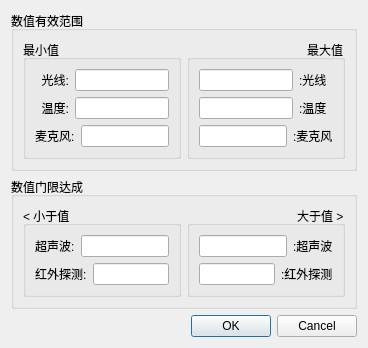
<?xml version="1.0" encoding="UTF-8"?>
<ui version="4.0">
 <class>parameter_dialog</class>
 <widget class="QDialog" name="parameter_dialog">
  <property name="geometry">
   <rect>
    <x>0</x>
    <y>0</y>
    <width>368</width>
    <height>309</height>
   </rect>
  </property>
  <property name="windowTitle">
   <string>范围参数</string>
  </property>
  <layout class="QGridLayout" name="gridLayout_4">
   <item row="0" column="0">
    <widget class="QGroupBox" name="groupBox">
     <property name="layoutDirection">
      <enum>Qt::LeftToRight</enum>
     </property>
     <property name="title">
      <string>数值有效范围</string>
     </property>
     <layout class="QGridLayout" name="gridLayout_3">
      <item row="0" column="0">
       <widget class="QGroupBox" name="groupBox_2">
        <property name="title">
         <string>最小值 </string>
        </property>
        <layout class="QGridLayout" name="gridLayout">
         <item row="0" column="0">
          <layout class="QHBoxLayout" name="horizontalLayout">
           <item>
            <widget class="QLabel" name="label_7">
             <property name="sizePolicy">
              <sizepolicy hsizetype="Fixed" vsizetype="Fixed">
               <horstretch>0</horstretch>
               <verstretch>0</verstretch>
              </sizepolicy>
             </property>
             <property name="text">
              <string>  光线:</string>
             </property>
            </widget>
           </item>
           <item>
            <widget class="QLineEdit" name="min_light_lineEdit"/>
           </item>
          </layout>
         </item>
         <item row="2" column="0">
          <layout class="QHBoxLayout" name="horizontalLayout_2">
           <item>
            <widget class="QLabel" name="label_8">
             <property name="sizePolicy">
              <sizepolicy hsizetype="Fixed" vsizetype="Fixed">
               <horstretch>0</horstretch>
               <verstretch>0</verstretch>
              </sizepolicy>
             </property>
             <property name="text">
              <string>麦克风:</string>
             </property>
            </widget>
           </item>
           <item>
            <widget class="QLineEdit" name="min_sound_lineEdit"/>
           </item>
          </layout>
         </item>
         <item row="1" column="0">
          <layout class="QHBoxLayout" name="horizontalLayout_4">
           <item>
            <widget class="QLabel" name="label_15">
             <property name="sizePolicy">
              <sizepolicy hsizetype="Fixed" vsizetype="Fixed">
               <horstretch>0</horstretch>
               <verstretch>0</verstretch>
              </sizepolicy>
             </property>
             <property name="text">
              <string>  温度:</string>
             </property>
            </widget>
           </item>
           <item>
            <widget class="QLineEdit" name="min_humiture_lineEdit"/>
           </item>
          </layout>
         </item>
        </layout>
       </widget>
      </item>
      <item row="0" column="1">
       <widget class="QGroupBox" name="groupBox_3">
        <property name="layoutDirection">
         <enum>Qt::RightToLeft</enum>
        </property>
        <property name="title">
         <string>最大值</string>
        </property>
        <layout class="QGridLayout" name="gridLayout_2">
         <item row="0" column="0">
          <layout class="QHBoxLayout" name="horizontalLayout_6">
           <item>
            <widget class="QLabel" name="label_12">
             <property name="sizePolicy">
              <sizepolicy hsizetype="Fixed" vsizetype="Fixed">
               <horstretch>0</horstretch>
               <verstretch>0</verstretch>
              </sizepolicy>
             </property>
             <property name="text">
              <string>:光线  </string>
             </property>
            </widget>
           </item>
           <item>
            <widget class="QLineEdit" name="max_light_lineEdit"/>
           </item>
          </layout>
         </item>
         <item row="2" column="0">
          <layout class="QHBoxLayout" name="horizontalLayout_7">
           <item>
            <widget class="QLabel" name="label_13">
             <property name="sizePolicy">
              <sizepolicy hsizetype="Fixed" vsizetype="Fixed">
               <horstretch>0</horstretch>
               <verstretch>0</verstretch>
              </sizepolicy>
             </property>
             <property name="text">
              <string>:麦克风</string>
             </property>
            </widget>
           </item>
           <item>
            <widget class="QLineEdit" name="max_sound_lineEdit"/>
           </item>
          </layout>
         </item>
         <item row="1" column="0">
          <layout class="QHBoxLayout" name="horizontalLayout_14">
           <item>
            <widget class="QLabel" name="label_20">
             <property name="sizePolicy">
              <sizepolicy hsizetype="Fixed" vsizetype="Fixed">
               <horstretch>0</horstretch>
               <verstretch>0</verstretch>
              </sizepolicy>
             </property>
             <property name="text">
              <string>:温度  </string>
             </property>
            </widget>
           </item>
           <item>
            <widget class="QLineEdit" name="max_humiture_lineEdit"/>
           </item>
          </layout>
         </item>
        </layout>
       </widget>
      </item>
     </layout>
    </widget>
   </item>
   <item row="2" column="0">
    <widget class="QDialogButtonBox" name="buttonBox">
     <property name="sizePolicy">
      <sizepolicy hsizetype="Expanding" vsizetype="Fixed">
       <horstretch>0</horstretch>
       <verstretch>0</verstretch>
      </sizepolicy>
     </property>
     <property name="orientation">
      <enum>Qt::Horizontal</enum>
     </property>
     <property name="standardButtons">
      <set>QDialogButtonBox::Cancel|QDialogButtonBox::Ok</set>
     </property>
    </widget>
   </item>
   <item row="1" column="0">
    <widget class="QGroupBox" name="groupBox_4">
     <property name="layoutDirection">
      <enum>Qt::LeftToRight</enum>
     </property>
     <property name="title">
      <string>数值门限达成</string>
     </property>
     <layout class="QGridLayout" name="gridLayout_5">
      <item row="0" column="0">
       <widget class="QGroupBox" name="groupBox_5">
        <property name="title">
         <string>&lt; 小于值 </string>
        </property>
        <layout class="QGridLayout" name="gridLayout_6">
         <item row="1" column="0">
          <layout class="QHBoxLayout" name="horizontalLayout_3">
           <item>
            <widget class="QLabel" name="label_9">
             <property name="sizePolicy">
              <sizepolicy hsizetype="Fixed" vsizetype="Fixed">
               <horstretch>0</horstretch>
               <verstretch>0</verstretch>
              </sizepolicy>
             </property>
             <property name="text">
              <string>超声波:</string>
             </property>
            </widget>
           </item>
           <item>
            <widget class="QLineEdit" name="min_ultrasound_lineEdit"/>
           </item>
          </layout>
         </item>
         <item row="3" column="0">
          <layout class="QHBoxLayout" name="horizontalLayout_8">
           <item>
            <widget class="QLabel" name="label_17">
             <property name="sizePolicy">
              <sizepolicy hsizetype="Fixed" vsizetype="Fixed">
               <horstretch>0</horstretch>
               <verstretch>0</verstretch>
              </sizepolicy>
             </property>
             <property name="text">
              <string>红外探测:</string>
             </property>
            </widget>
           </item>
           <item>
            <widget class="QLineEdit" name="min_ir1_lineEdit"/>
           </item>
          </layout>
         </item>
        </layout>
       </widget>
      </item>
      <item row="0" column="1">
       <widget class="QGroupBox" name="groupBox_6">
        <property name="layoutDirection">
         <enum>Qt::RightToLeft</enum>
        </property>
        <property name="title">
         <string>大于值 &gt;</string>
        </property>
        <layout class="QGridLayout" name="gridLayout_7">
         <item row="1" column="0">
          <layout class="QHBoxLayout" name="horizontalLayout_13">
           <item>
            <widget class="QLabel" name="label_19">
             <property name="sizePolicy">
              <sizepolicy hsizetype="Fixed" vsizetype="Fixed">
               <horstretch>0</horstretch>
               <verstretch>0</verstretch>
              </sizepolicy>
             </property>
             <property name="text">
              <string>:超声波</string>
             </property>
            </widget>
           </item>
           <item>
            <widget class="QLineEdit" name="max_ultrasound_lineEdit"/>
           </item>
          </layout>
         </item>
         <item row="3" column="0">
          <layout class="QHBoxLayout" name="horizontalLayout_16">
           <item>
            <widget class="QLabel" name="label_22">
             <property name="sizePolicy">
              <sizepolicy hsizetype="Fixed" vsizetype="Fixed">
               <horstretch>0</horstretch>
               <verstretch>0</verstretch>
              </sizepolicy>
             </property>
             <property name="text">
              <string>:红外探测</string>
             </property>
            </widget>
           </item>
           <item>
            <widget class="QLineEdit" name="max_ir1_lineEdit"/>
           </item>
          </layout>
         </item>
        </layout>
       </widget>
      </item>
     </layout>
    </widget>
   </item>
  </layout>
 </widget>
 <resources/>
 <connections>
  <connection>
   <sender>buttonBox</sender>
   <signal>accepted()</signal>
   <receiver>parameter_dialog</receiver>
   <slot>accept()</slot>
   <hints>
    <hint type="sourcelabel">
     <x>233</x>
     <y>356</y>
    </hint>
    <hint type="destinationlabel">
     <x>157</x>
     <y>274</y>
    </hint>
   </hints>
  </connection>
  <connection>
   <sender>buttonBox</sender>
   <signal>rejected()</signal>
   <receiver>parameter_dialog</receiver>
   <slot>reject()</slot>
   <hints>
    <hint type="sourcelabel">
     <x>301</x>
     <y>362</y>
    </hint>
    <hint type="destinationlabel">
     <x>286</x>
     <y>274</y>
    </hint>
   </hints>
  </connection>
 </connections>
</ui>
